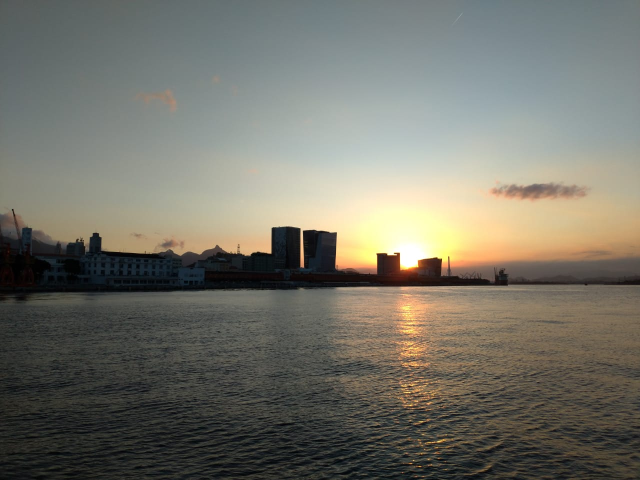
#> input picture assets/images/bk.jpg, 1280 x 960 px (shown at 1/2 size)
$ python 3-imagesopencv.py
#> lines starting #> are read from the running program, lines starting #| are printed output that depends on the picture
import numpy as np
import matplotlib.pyplot as plt
import cv2

# reads directly in an array
# if I pass the wrong path it will not dispatch a mistake, It'll only return a noneType
img = cv2.imread('assets/images/bk.jpg')
#> img is the input picture: shape (960, 1280, 3); mean B, G, R 105.5, 115.3, 116.6
## Matplot expext RGB -> R , G , B
## OpenCV returns RGB -> B , G , R

img = cv2.cvtColor(img,cv2.COLOR_BGR2RGB)

img_gray = cv2.imread('assets/images/bk.jpg', cv2.IMREAD_GRAYSCALE)
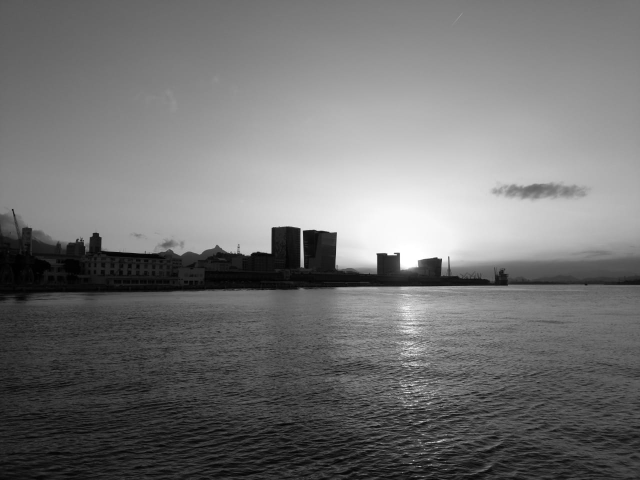
#> img_gray: shape (960, 1280) (shown at 1/2 size); min 0, max 255, mean 114.6

# img_gray = cv2.resize(img_gray,(1000,200))
img_gray = cv2.resize(img_gray,(0,0), img_gray, 0.5, 0.5)
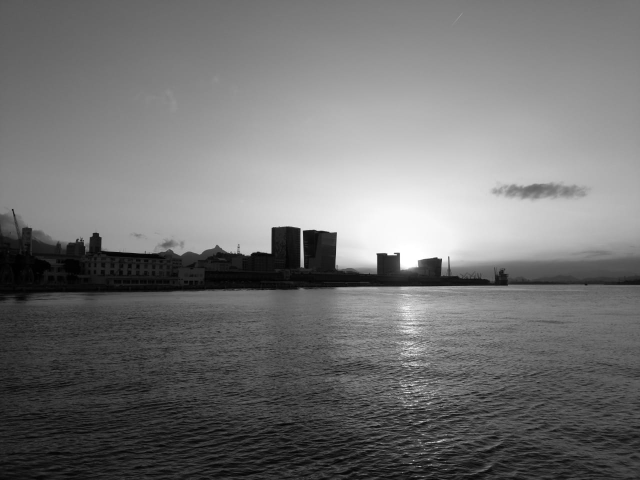
#> img_gray: shape (480, 640); min 0, max 255, mean 114.7

# params = [0, 1, -1]
img_gray = cv2.flip(img_gray, 1)
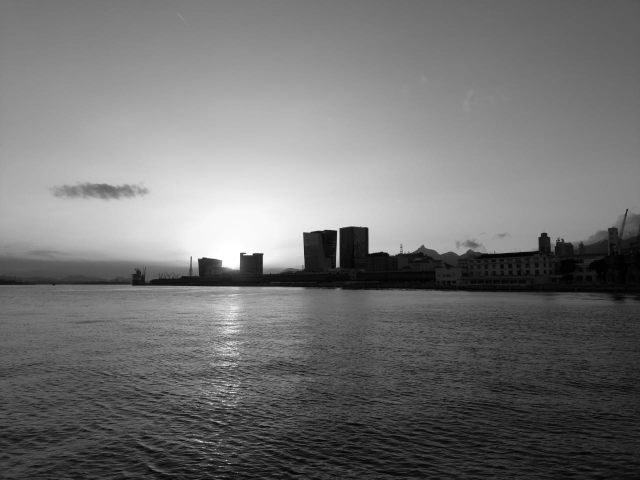
#> img_gray: shape (480, 640); min 0, max 255, mean 114.7

plt.imshow(img_gray)

#plt.show()

while True:

    cv2.imshow('Photo',img_gray)

    ## if has already passed one milisecond test if i'm pressind the end key
    if cv2.waitKey(1) & 0xFF == 27:
#> (key Esc is pressed here)
        break

cv2.destroyAllWindows()

# cv2.imwrite('tmp/test.jpg',img_gray)

$ run again, with assets/images/rainbow.jpg copied over assets/images/bk.jpg
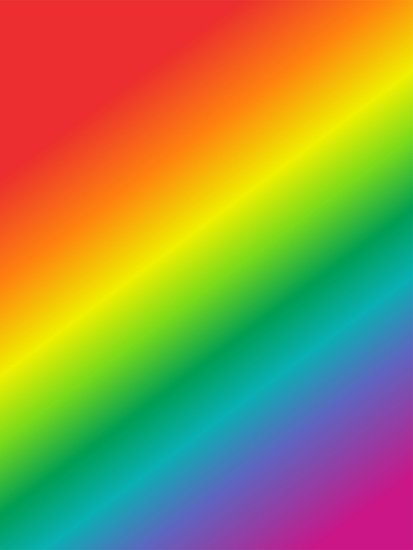
#> input picture assets/images/rainbow.jpg, 413 x 550 px
#> img is the input picture: shape (550, 413, 3); mean B, G, R 72.8, 142.3, 152.3
#> `img_gray = cv2.imread('assets/images/bk.jpg', cv2.IMREAD_GRAYSCALE)`:
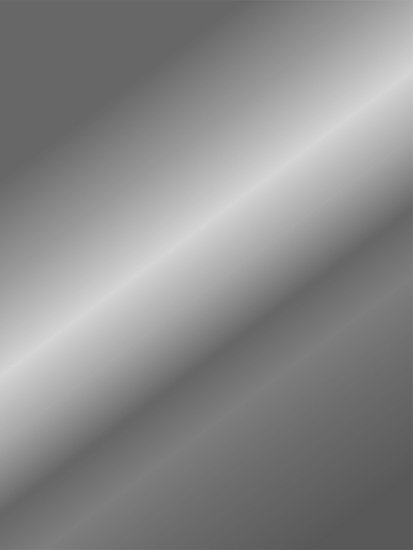
#> img_gray: shape (550, 413); min 87, max 214, mean 137.4
#> `img_gray = cv2.flip(img_gray, 1)`:
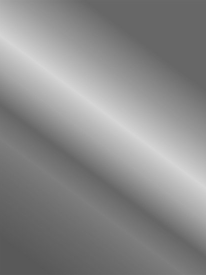
#> img_gray: shape (275, 206); min 87, max 214, mean 137.5
